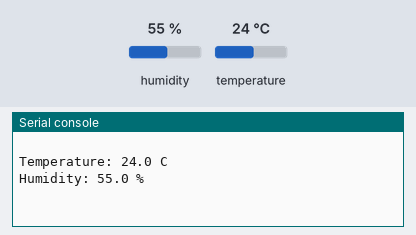
A program run on a simulated Raspberry Pi Pico running CircuitPython. Shown: the last lines printed to the serial console. The test bench sets the inputs (shaded band); at power-on: humidity 55 %, temperature 24 °C.

Above: at 1.2 s.
1.3 s: humidity set to 22 %
At 3.4 s:
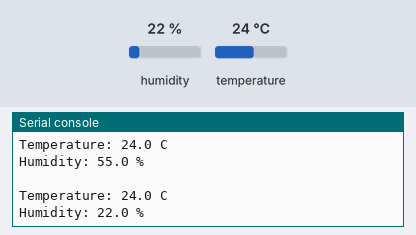
4.0 s: temperature set to 12 °C
At 5.0 s:
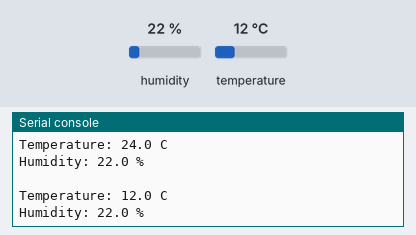
6.7 s: humidity set to 40 %
At 9.2 s:
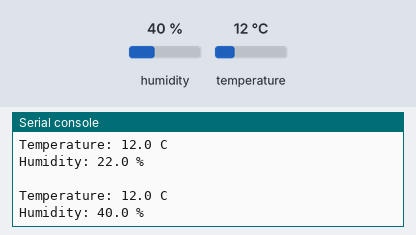
Timing chart, 0 to 10.7 s (numbered marks = the images above; inputs shaded):
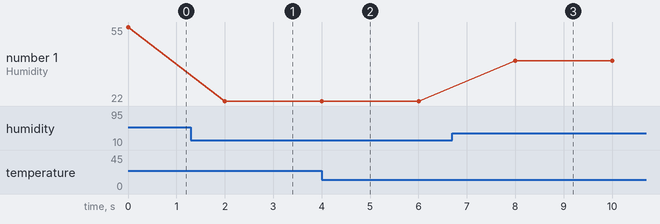

Measured:
- after the input at 1.3 s, the serial console: prints a new line after 0.70 s (image 1)
- after the input at 4.0 s, the serial console: prints a new line at once (image 2)
- after the input at 6.7 s, the serial console: prints a new line after 1.3 s (image 3)
- plotted number 1: 55 → 22 after the input at 1.3 s, 22 → 40 after the input at 6.7 s

The program:

code_ahtx0.py
```python
import time
import board
import busio
import adafruit_ahtx0

# Create sensor object, communicating over the board's default I2C bus
i2c = busio.I2C(board.GP9, board.GP8)
sensor = adafruit_ahtx0.AHTx0(i2c)

while True:
    print("\nTemperature: %0.1f C" % sensor.temperature)
    print("Humidity: %0.1f %%" % sensor.relative_humidity)
    time.sleep(2)
```
